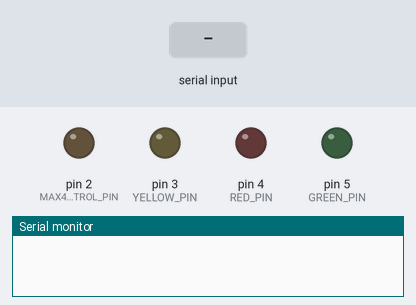
Recording of a sketch running on a simulated Arduino Uno, built with avr-gcc and run on an emulated ATmega328P. Shown: output pins drawn as LEDs (lit = HIGH), the last lines printed to the serial monitor. Inputs (shaded band) come from the test bench.

Above: at 1.2 s.
1.3 s: "30,150\n" received over Serial
At 1.9 s:
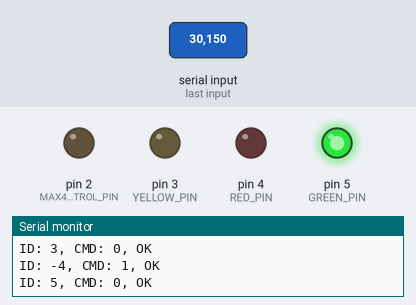
Timing chart, 0 to 4.3 s (numbered marks = the images above; inputs shaded):
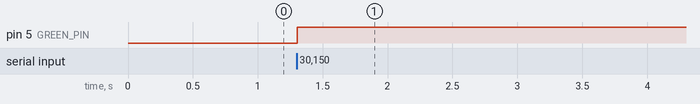

Measured:
- after the input at 1.3 s, pin 5 (GREEN_PIN): LOW → HIGH at once

The sketch:

traffic_light.ino
```cpp
#define RED_PIN 4
#define YELLOW_PIN 3
#define GREEN_PIN 5
#define MAX485_CONTROL_PIN 2

const int device_id = 3;


void setup()
{
    pinMode(RED_PIN, OUTPUT);
    pinMode(YELLOW_PIN, OUTPUT);
    pinMode(GREEN_PIN, OUTPUT);
    pinMode(MAX485_CONTROL_PIN, OUTPUT);
    Serial.begin(9600);
    set_receive();

    delay(10);
}


void loop() {
    if (Serial.available() >= 2) {
        int id = Serial.read() - '0';
        int cmd = Serial.read() - '0';

        String response = "ID: " + String(id) + ", CMD: " + String(cmd) + ", OK";
        Serial.println(response);

        if (id == device_id) {
            handle_command(cmd);

            String response = "ID: " + String(id) + ", CMD: " + String(cmd) + ", OK";

//            set_send();
//
//            Serial.println(response);
//            Serial.flush();
//
//            set_receive();
        }
    }
}


void handle_command(int command)
{
    if (command == 0) {
        clear_lights();
        digitalWrite(GREEN_PIN, HIGH);
    } else if (command == 1) {
        clear_lights();
        digitalWrite(YELLOW_PIN, HIGH);
    } else if (command == 2) {
        clear_lights();
        digitalWrite(RED_PIN, HIGH);
    }
}


void clear_lights()
{
    digitalWrite(RED_PIN, LOW);
    digitalWrite(YELLOW_PIN, LOW);
    digitalWrite(GREEN_PIN, LOW);
}


//void set_send()
//{
//    digitalWrite(MAX485_CONTROL_PIN, HIGH);
//    delay(50);
//}


void set_receive()
{
    digitalWrite(MAX485_CONTROL_PIN, LOW);
    delay(50);
}
```
